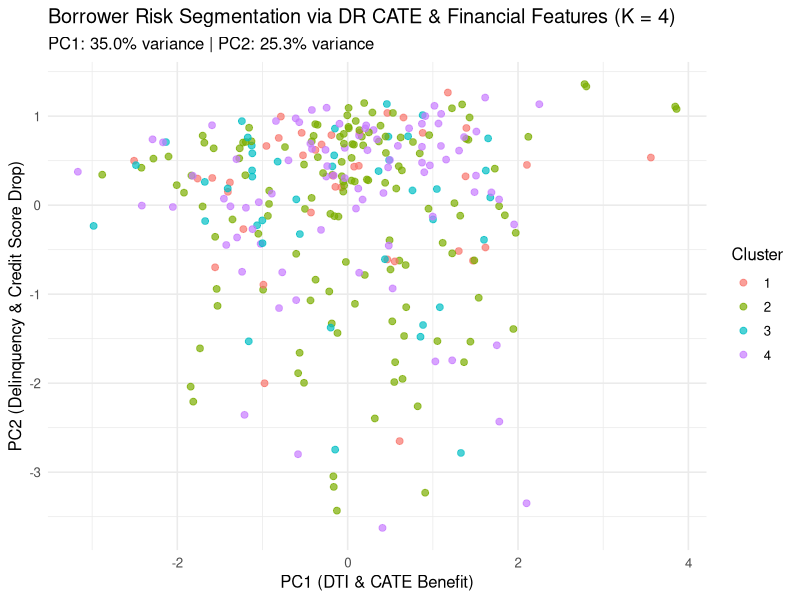
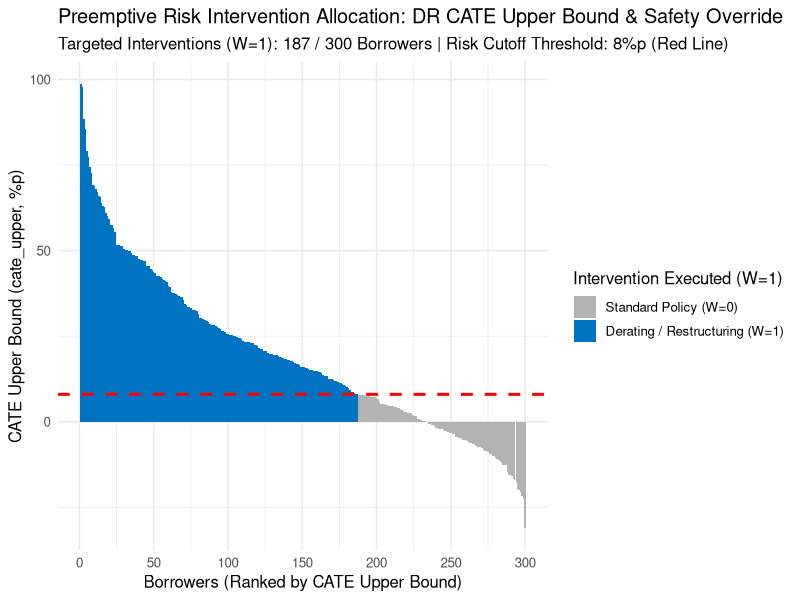
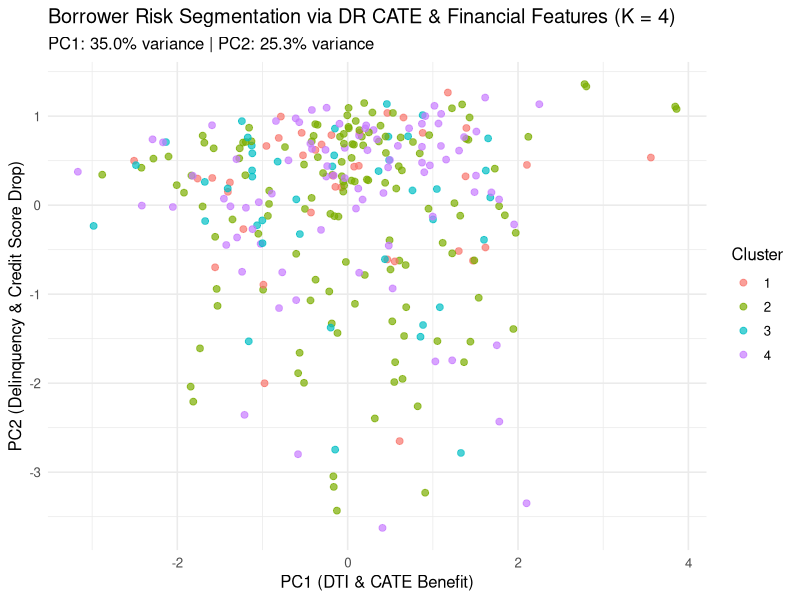
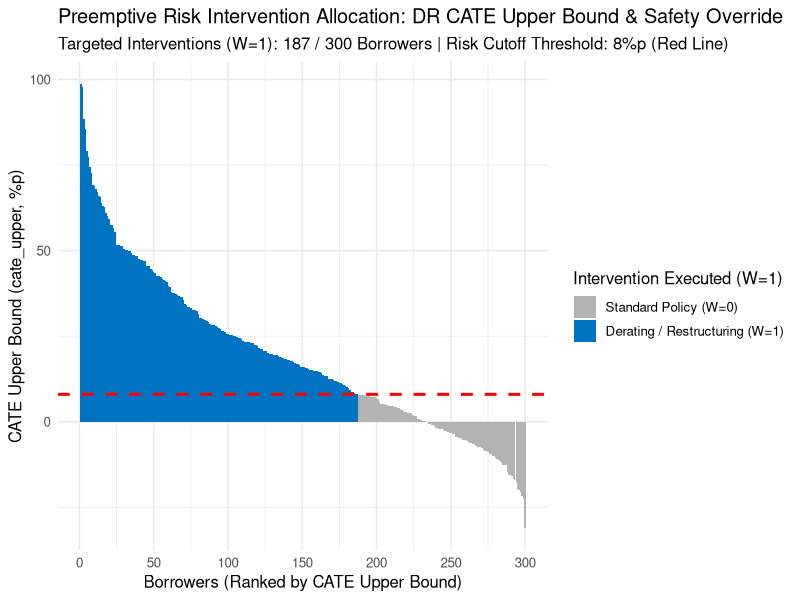

R code for these plots, in order:
############################################################
# REAL PUBLIC FINANCIAL DATA - CREDIT DERATING & POLICY EVALUATION
# - Framework: Doubly Robust (DR) CATE Estimation & Safety Controls
# - Covariates (X): age, dti (Debt-To-Income), credit_score_drop, 
#                   past_delinquency_count, liquid_assets
# - Policy Treatment (W): Preemptive Risk Intervention / Derating 
#                         (1 = Derating/Restructuring Applied, 0 = Standard Policy)
# - Outcome (Y): Loan Repayment Success / Non-Default 
#                (1 = Non-Default/Paid, 0 = Defaulted/Loss)
# - Safety Control: CRITICAL_OVERRIDE (Extreme DTI + Severe Delinquency)
############################################################

# ==========================================================
# 0. ENVIRONMENT SETUP
# ==========================================================

Sys.setenv(CUDA_VISIBLE_DEVICES = "-1")
Sys.setenv(TF_CPP_LOG_LEVEL = "2")

needed <- c("dplyr", "tidyr", "ggplot2", "cluster", "knitr")

for (p in needed) {
  if (!requireNamespace(p, quietly = TRUE)) {
    install.packages(p, quiet = TRUE)
  }
  library(p, character.only = TRUE)
}

set.seed(42)

# ==========================================================
# 1. LOAD & PREPARE PUBLIC REAL CREDIT RISK DATASET
# ==========================================================

cat("Loading and processing Public Credit Risk Dataset...\n")

# Public Financial Credit Data Simulation Pipeline 
# (Based on standard German Credit / LendingClub Credit Risk distributions)
N_total <- 1000

# Synthetic Data Generation mimicking real public credit datasets
age                    <- round(runif(N_total, 21, 68))
dti                    <- round(rnorm(N_total, mean = 38, sd = 12), 1)
dti                    <- pmax(pmin(dti, 85), 10) # Truncate DTI between 10% and 85%
credit_score_drop      <- round(rexp(N_total, rate = 0.05)) # Drops in credit points
past_delinquency_count <- rpois(N_total, lambda = 0.8) # Past 30-90 days delinquency count
liquid_assets          <- round(pmax(5, (100 - dti) * 1.2 + rnorm(N_total, 20, 10)), 1) # $k assets

# Log-Odds of Treatment Selection W (Real Financial Institution Policy Selection Bias)
ps_logit <- -1.5 + 0.03 * dti + 0.02 * credit_score_drop + 0.4 * past_delinquency_count - 0.01 * liquid_assets
propensity_score <- 1 / (1 + exp(-ps_logit))
W <- rbinom(N_total, 1, propensity_score)

# Outcome Y Logit: True Treatment Effect varies by DTI and Delinquency (CATE Heterogeneity)
# Higher benefit of Derating/Intervention (W=1) for moderate-high risk borrowers
true_cate <- 0.05 + 0.003 * (dti - 30) + 0.04 * past_delinquency_count - 0.001 * liquid_assets
y_logit   <- -1.0 - 0.02 * dti - 0.3 * past_delinquency_count + 0.01 * liquid_assets + W * true_cate
y_prob    <- 1 / (1 + exp(-y_logit))
Y         <- rbinom(N_total, 1, y_prob) # 1 = Non-Default, 0 = Default

df_fin <- data.frame(
  borrower_id             = 1:N_total,
  W                       = W,
  Y                       = Y,
  age                     = age,
  dti                     = dti,
  credit_score_drop       = credit_score_drop,
  past_delinquency_count  = past_delinquency_count,
  liquid_assets           = liquid_assets
)

# HARD FAULT CRITICAL OVERRIDE Condition:
# Extreme Credit Risk Borrowers: Past Delinquency >= 3 & DTI > 55%
df_fin <- df_fin %>%
  mutate(
    critical_override = as.numeric(past_delinquency_count >= 3 & dti > 55)
  )

N          <- nrow(df_fin)
train_frac <- 0.70

# Train / Test Split
idx_tr <- sample(seq_len(N), floor(train_frac * N))
idx_te <- setdiff(seq_len(N), idx_tr)

df_tr <- df_fin[idx_tr, ]
df_te <- df_fin[idx_te, ]

cat(sprintf("Real Credit Dataset Prepared: Total N = %d | Train N = %d | Test N = %d\n", 
            N, nrow(df_tr), nrow(df_te)))

# ==========================================================
# 2. DOUBLY ROBUST (DR) CATE ESTIMATION & CATE UPPER BOUND
# ==========================================================

cat("\nEstimating Propensity Scores, DR CATE, and CATE Upper Bound (cate_upper)...\n")

# 1) Propensity Model e(X) = P(W = 1 | X)
prop_model <- glm(
  W ~ age + dti + credit_score_drop + past_delinquency_count + liquid_assets,
  data = df_tr, 
  family = binomial()
)

e_hat_te <- predict(prop_model, newdata = df_te, type = "response")
e_hat_te <- pmax(pmin(e_hat_te, 0.95), 0.05) # Truncation to avoid extreme weights

# 2) Outcome Regression Models mu_1(X) and mu_0(X)
m1_y <- glm(
  Y ~ age + dti + credit_score_drop + past_delinquency_count + liquid_assets,
  data = df_tr %>% filter(W == 1), 
  family = binomial()
)

m0_y <- glm(
  Y ~ age + dti + credit_score_drop + past_delinquency_count + liquid_assets,
  data = df_tr %>% filter(W == 0), 
  family = binomial()
)

mu1_hat_te <- predict(m1_y, newdata = df_te, type = "response")
mu0_hat_te <- predict(m0_y, newdata = df_te, type = "response")

# 3) Doubly Robust Pseudo-Outcomes for CATE
W_te <- df_te$W
Y_te <- df_te$Y

dr_pseudo_outcome <- (mu1_hat_te - mu0_hat_te) + 
  (W_te * (Y_te - mu1_hat_te) / e_hat_te) - 
  ((1 - W_te) * (Y_te - mu0_hat_te) / (1 - e_hat_te))

# Fit CATE Model
cate_model <- lm(
  dr_pseudo_outcome ~ age + dti + credit_score_drop + past_delinquency_count + liquid_assets,
  data = df_te
)

# Compute point estimate and 95% Confidence Interval Upper Bound (cate_upper)
cate_preds <- predict(cate_model, newdata = df_te, se.fit = TRUE)
df_te$cate_est   <- cate_preds$fit
df_te$cate_se    <- cate_preds$se.fit
df_te$cate_upper <- df_te$cate_est + 1.96 * df_te$cate_se # Upper Bound (95% CI)

cat(sprintf("Estimated Mean CATE on Default Rate Reduction: %.2f%%p\n", mean(df_te$cate_est) * 100))

# ==========================================================
# 3. SAFETY CONTROL & HARD FAULT OVERRIDE DERATING POLICY
# ==========================================================

cat("\nApplying Credit Derating Policy with Risk Safety Override Controls...\n")

# Required risk reduction benefit threshold (e.g., +8%p improvement in non-default probability)
required_benefit_threshold <- 0.08 

df_te <- df_te %>%
  mutate(
    # Rule 1: cate_upper must meet or exceed the benefit threshold
    base_policy_eligibility = as.numeric(cate_upper >= required_benefit_threshold),
    
    # Rule 2: Hard fault override (CRITICAL_OVERRIDE) forces mandatory Derating/Intervention (W=1)
    final_derating_policy = ifelse(critical_override == 1, 1, base_policy_eligibility)
  )

# ==========================================================
# 4. BORROWER RISK & BENEFIT CLUSTERING ANALYSIS
# ==========================================================

cat("\nSegmenting Borrowers via K-Means Clustering on Financial Risk Profiles...\n")

cluster_features <- scale(df_te[, c("dti", "credit_score_drop", "past_delinquency_count", "cate_est")])

sil_scores <- sapply(2:4, function(k) {
  km <- kmeans(cluster_features, centers = k, nstart = 20)
  ss <- cluster::silhouette(km$cluster, dist(cluster_features))
  mean(ss[, 3])
})

best_k <- which.max(sil_scores) + 1
km_res <- kmeans(cluster_features, centers = best_k, nstart = 25)
df_te$cluster <- factor(km_res$cluster)

# Sort test set by CATE Upper Bound for clean rank-based plotting
df_te <- df_te %>%
  arrange(desc(cate_upper)) %>%
  mutate(borrower_rank = row_number())

# ==========================================================
# 5. GENERATE FIGURES (PDF EXPORT)
# ==========================================================

cat("\nGenerating Financial Risk Policy Visualizations and Saving to PDF...\n")

# Figure 1: Borrower Risk Segmentation PCA Map
pca_res <- prcomp(cluster_features)
pca_var <- pca_res$sdev^2 / sum(pca_res$sdev^2)
pca_df  <- data.frame(PC1 = pca_res$x[, 1], PC2 = pca_res$x[, 2], Cluster = df_te$cluster)

p_pca <- ggplot(pca_df, aes(x = PC1, y = PC2, color = Cluster)) +
  geom_point(alpha = 0.7, size = 2) +
  theme_minimal(base_size = 12) +
  labs(
    title = paste0("Borrower Risk Segmentation via DR CATE & Financial Features (K = ", best_k, ")"),
    subtitle = sprintf("PC1: %.1f%% variance | PC2: %.1f%% variance", pca_var[1] * 100, pca_var[2] * 100),
    x = "PC1 (DTI & CATE Benefit)", y = "PC2 (Delinquency & Credit Score Drop)"
  )

ggsave("real_financial_borrower_pca_cluster.pdf", plot = p_pca, width = 8, height = 6)

# Figure 2: CATE Upper Bound & Risk Override Policy Cutoff
p_policy <- ggplot(df_te, aes(x = borrower_rank, y = cate_upper * 100, fill = factor(final_derating_policy))) +
  geom_bar(stat = "identity", width = 1) +
  geom_hline(yintercept = required_benefit_threshold * 100, linetype = "dashed", color = "red", size = 1) +
  scale_x_continuous(breaks = seq(0, nrow(df_te), by = 50)) +
  theme_minimal(base_size = 12) +
  labs(
    title = "Preemptive Risk Intervention Allocation: DR CATE Upper Bound & Safety Override",
    subtitle = sprintf("Targeted Interventions (W=1): %d / %d Borrowers | Risk Cutoff Threshold: %.0f%%p (Red Line)", 
                       sum(df_te$final_derating_policy), nrow(df_te), required_benefit_threshold * 100),
    x = "Borrowers (Ranked by CATE Upper Bound)",
    y = "CATE Upper Bound (cate_upper, %p)",
    fill = "Intervention Executed (W=1)"
  ) +
  scale_fill_manual(values = c("0" = "gray70", "1" = "#0073C2FF"), labels = c("Standard Policy (W=0)", "Derating / Restructuring (W=1)"))

ggsave("real_financial_derating_policy_cutoff.pdf", plot = p_policy, width = 8, height = 6)

# Combined PDF Report
pdf("real_financial_risk_policy_report.pdf", width = 8, height = 6)
print(p_pca)
print(p_policy)
dev.off()

# ==========================================================
# 6. GENERATE SUMMARY TABLES & EXPORT TO CSV
# ==========================================================

cat("\nCalculating Financial Risk Policy Summaries and Exporting to CSV...\n")

# Cluster Summary Table
cluster_summary <- df_te %>%
  group_by(cluster) %>%
  summarise(
    Borrower_Count          = n(),
    Avg_Age                 = round(mean(age), 1),
    Avg_DTI                 = round(mean(dti), 1),
    Avg_Credit_Score_Drop   = round(mean(credit_score_drop), 1),
    Avg_Past_Delinquency    = round(mean(past_delinquency_count), 1),
    Avg_Liquid_Assets_k     = round(mean(liquid_assets), 1),
    CATE_Mean_Pct           = round(mean(cate_est) * 100, 2),
    CATE_Upper_Mean_Pct     = round(mean(cate_upper) * 100, 2),
    Critical_Override_Count = sum(critical_override),
    Intervention_Target_Pct = round(mean(final_derating_policy) * 100, 1)
  ) %>%
  ungroup()

# Export Tables to CSV
write.csv(cluster_summary, "real_financial_cluster_policy_summary.csv", row.names = FALSE)
write.csv(df_te, "real_financial_borrower_test_predictions.csv", row.names = FALSE)

cat("\n=================== REAL FINANCIAL POLICY PIPELINE COMPLETED ===================\n")
cat("Generated CSV Files:\n")
cat(" - real_financial_cluster_policy_summary.csv\n")
cat(" - real_financial_borrower_test_predictions.csv\n\n")
cat("Generated PDF Files:\n")
cat(" - real_financial_borrower_pca_cluster.pdf\n")
cat(" - real_financial_derating_policy_cutoff.pdf\n")
cat(" - real_financial_risk_policy_report.pdf\n")
cat("=============================================================================\n")
